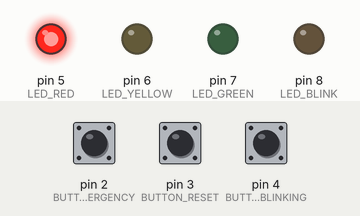
Simulated run of this program. Board: Arduino Uno, built with avr-gcc and run on an emulated ATmega328P. Parts: output pins drawn as LEDs (lit = HIGH). Dashed ring = blinking. Inputs (shaded band) come from the test bench; at power-on: pin 4 (BUTTON_BLINKING) HIGH, pin 2 (BUTTON_EMERGENCY) HIGH, pin 3 (BUTTON_RESET) HIGH.

Above: at 1.2 s.
1.3 s: pin 4 (BUTTON_BLINKING) pulled LOW for 0.15 s
At 2.25 s:
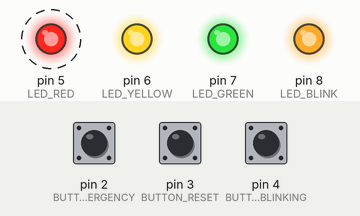
4.3 s: pin 4 (BUTTON_BLINKING) pulled LOW for 1 s
At 4.55 s:
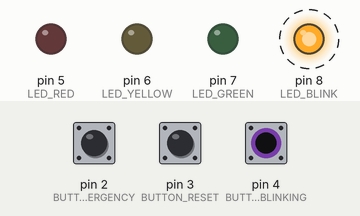
7.3 s: pin 2 (BUTTON_EMERGENCY) pulled LOW for 0.15 s
At 7.8 s:
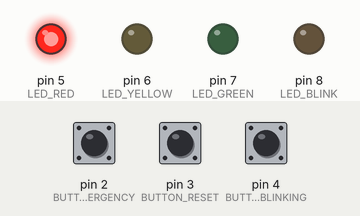
8.9 s: pin 2 (BUTTON_EMERGENCY) pulled LOW for 1 s
At 9.5 s:
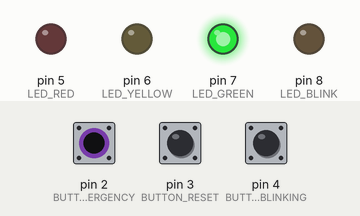
12.6 s: pin 2 (BUTTON_EMERGENCY) pulled LOW for 3.2 s
At 13.3 s:
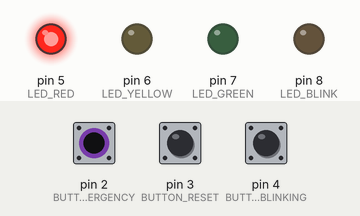
Timing chart, 0 to 15.6 s (numbered marks = the images above; inputs shaded):
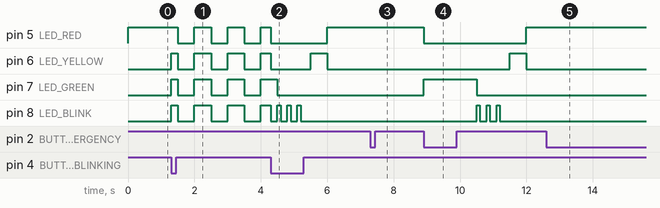

Measured:
- after the input at 1.3 s, pin 8 (LED_BLINK): LOW → HIGH at once, then repeats every 1.0 s: LOW 0.50 s, HIGH 0.50 s
- after the input at 4.3 s, pin 7 (LED_GREEN): goes on until 4.5 s, then stays LOW; pin 8 (LED_BLINK): alternates HIGH for 0.10 s and LOW for 0.20 s, 7 changes in all, then stays LOW, starting at once
- after the input at 7.3 s, pin 5 (LED_RED): stays HIGH (without the input it goes to LOW after 0.70 s); pin 6 (LED_YELLOW): stays LOW (without the input it goes to HIGH after 0.70 s); pin 7 (LED_GREEN): stays LOW (without the input it goes to HIGH after 1.2 s)
- after the input at 8.9 s, pin 5 (LED_RED): HIGH → LOW at once, → HIGH 3.1 s later; pin 6 (LED_YELLOW): LOW → HIGH after 2.6 s, → LOW 0.50 s later; pin 7 (LED_GREEN): LOW → HIGH at once, → LOW 1.6 s later; pin 8 (LED_BLINK): alternates HIGH for 0.10 s and LOW for 0.20 s, 6 changes in all, then stays LOW, starting after 1.6 s
- after the input at 12.6 s, pin 5 (LED_RED): stays HIGH (without the input it goes to LOW after 1.4 s); pin 6 (LED_YELLOW), pin 8 (LED_BLINK): stops changing and stays LOW; pin 7 (LED_GREEN): stays LOW (without the input it goes to HIGH after 1.9 s)
- by itself, pin 7 (LED_GREEN): repeats every 1.0 s: LOW 0.50 s, HIGH 0.50 s

The program:

main.cpp
```cpp
#include <Arduino.h>
#include <TaskScheduler.h>

// LED 핀 정의 (변경 없음)
#define LED_RED     5   // 빨간 LED
#define LED_YELLOW  6   // 노란 LED
#define LED_GREEN   7   // 초록 LED
#define LED_BLINK   8   // 깜빡임용 LED

// 버튼 핀 정의 (외부 인터럽트 핀 재배치)
// 기존: 시스템 OFF/ON 버튼 → 핀2, 비상 버튼 → 핀3
// → 변경: 비상 버튼을 핀2 (INT0)로, 시스템 OFF/ON 버튼을 핀3 (INT1)로 재배정합니다.
#define BUTTON_EMERGENCY 2  // 비상 모드: 외부 인터럽트 INT0 사용
#define BUTTON_RESET     3  // 시스템 OFF/ON 모드: 외부 인터럽트 INT1 사용
#define BUTTON_BLINKING  4  // 깜빡임 모드: 폴링 방식

// 모드 플래그 (ISR 또는 폴링에 의해 변경되므로 volatile)
volatile bool emergencyMode = false;  // true이면 비상 모드 (빨간 LED 전용)
volatile bool systemOffMode = false;  // true이면 시스템 OFF (모든 LED OFF)
volatile bool blinkingMode  = false;  // true이면 깜빡임 모드 (모든 LED 0.5초 주기 깜빡임)

// 외부 인터럽트 디바운스 (micros 단위)
const unsigned long debounceDelayMicro = 200000; // 200ms (200,000µs)
volatile unsigned long lastEmergencyInterruptTime = 0;
volatile unsigned long lastResetInterruptTime     = 0;

// 깜빡임 모드 버튼 (폴링) 디바운스 변수 (millis 단위)
unsigned long lastBlinkingDebounceTime = 0;
const unsigned long blinkingDebounceDelay = 50; // 50ms
int lastBlinkingButtonState = HIGH;  // 초기 상태는 내부 풀업으로 HIGH

// TaskScheduler 및 신호등 주기 관련
Scheduler runner;
const unsigned long cycleDuration = 6000;  // 6초 주기
unsigned long cycleStart = 0;

// 프로토타입 및 100ms 주기 태스크 등록
void updateTrafficLights();
Task trafficTask(100, TASK_FOREVER, &updateTrafficLights, &runner, true);

// ------------------- 외부 인터럽트 서비스 루틴 -------------------

// [비상 모드] — 버튼(비상) 연결: 디지털 핀 2 (INT0)
void emergencyISR() {
  unsigned long current = micros();
  if (current - lastEmergencyInterruptTime >= debounceDelayMicro) {
    emergencyMode = !emergencyMode;  // 모드 토글
    lastEmergencyInterruptTime = current;
  }
}

// [시스템 OFF/ON 모드] — 버튼(전체 전원 제어) 연결: 디지털 핀 3 (INT1)
void resetISR() {
  unsigned long current = micros();
  if (current - lastResetInterruptTime >= debounceDelayMicro) {
    systemOffMode = !systemOffMode;  // 모드 토글
    lastResetInterruptTime = current;
  }
}

// ------------------- 폴링 방식 깜빡임 모드 버튼 -------------------
void pollBlinkingButton() {
  int currentState = digitalRead(BUTTON_BLINKING);
  unsigned long currentTime = millis();
  if ((lastBlinkingButtonState == HIGH) && (currentState == LOW) &&
      (currentTime - lastBlinkingDebounceTime > blinkingDebounceDelay)) {
    blinkingMode = !blinkingMode;
    lastBlinkingDebounceTime = currentTime;
  }
  lastBlinkingButtonState = currentState;
}

// ------------------- setup() -------------------
void setup() {
  // LED 핀 출력 설정
  pinMode(LED_RED, OUTPUT);
  pinMode(LED_YELLOW, OUTPUT);
  pinMode(LED_GREEN, OUTPUT);
  pinMode(LED_BLINK, OUTPUT);

  // 모두 초기 OFF
  digitalWrite(LED_RED, LOW);
  digitalWrite(LED_YELLOW, LOW);
  digitalWrite(LED_GREEN, LOW);
  digitalWrite(LED_BLINK, LOW);

  // 버튼 핀 입력 (내부 풀업 활성화)
  pinMode(BUTTON_EMERGENCY, INPUT_PULLUP);
  pinMode(BUTTON_RESET, INPUT_PULLUP);
  pinMode(BUTTON_BLINKING, INPUT_PULLUP);

  // 외부 인터럽트 부착
  attachInterrupt(digitalPinToInterrupt(BUTTON_EMERGENCY), emergencyISR, FALLING);
  attachInterrupt(digitalPinToInterrupt(BUTTON_RESET), resetISR, FALLING);
  // 깜빡임 모드는 폴링으로 처리

  // 신호등 정상 동작 기준 시간 설정
  cycleStart = millis();
}

// ------------------- loop() -------------------
void loop() {
  runner.execute();      // 100ms마다 updateTrafficLights() 실행
  pollBlinkingButton();  // 깜빡임 버튼 폴링
}

// ------------------- 신호등 업데이트 함수 -------------------
// 우선순위: 시스템 OFF (최우선) > 비상 모드 > 깜빡임 모드 > 정상 동작
void updateTrafficLights() {
  // 1. 시스템 OFF 모드: 모든 LED OFF
  if (systemOffMode) {
    digitalWrite(LED_RED, LOW);
    digitalWrite(LED_YELLOW, LOW);
    digitalWrite(LED_GREEN, LOW);
    digitalWrite(LED_BLINK, LOW);
    return;
  }

  // 2. 비상 모드: 빨간 LED만 ON
  if (emergencyMode) {
    digitalWrite(LED_RED, HIGH);
    digitalWrite(LED_YELLOW, LOW);
    digitalWrite(LED_GREEN, LOW);
    digitalWrite(LED_BLINK, LOW);
    return;
  }

  // 3. 깜빡임 모드: 모든 LED가 0.5초 주기로 깜빡임
  if (blinkingMode) {
    bool blinkState = ((millis() / 500) % 2) == 0;
    digitalWrite(LED_RED,     blinkState ? HIGH : LOW);
    digitalWrite(LED_YELLOW,  blinkState ? HIGH : LOW);
    digitalWrite(LED_GREEN,   blinkState ? HIGH : LOW);
    digitalWrite(LED_BLINK,   blinkState ? HIGH : LOW);
    return;
  }

  // 4. 정상 동작: 순차 신호등 (총 6000ms)
  unsigned long now = millis();
  unsigned long elapsed = (now - cycleStart) % cycleDuration;

  // 우선 모든 LED OFF 후 신호에 따른 ON 처리
  digitalWrite(LED_RED, LOW);
  digitalWrite(LED_YELLOW, LOW);
  digitalWrite(LED_GREEN, LOW);
  digitalWrite(LED_BLINK, LOW);

  if (elapsed < 2000) {
    // 0 ~ 2000ms: 빨간 LED ON (2초)
    digitalWrite(LED_RED, HIGH);
  }
  else if (elapsed < 2500) {
    // 2000 ~ 2500ms: 노란 LED ON (0.5초)
    digitalWrite(LED_YELLOW, HIGH);
  }
  else if (elapsed < 4500) {
    // 2500 ~ 4500ms: 초록 LED ON (2초)
    digitalWrite(LED_GREEN, HIGH);
  }
  else if (elapsed < 5500) {
    // 4500 ~ 5500ms: 1초 동안 100ms 단위로 깜빡임 (tick 0,3,6일 때 LED_BLINK ON)
    int tick = (elapsed - 4500) / 100;
    if (tick == 0 || tick == 3 || tick == 6) {
      digitalWrite(LED_BLINK, HIGH);
    }
  }
  else {
    // 5500 ~ 6000ms: 노란 LED ON (0.5초)
    digitalWrite(LED_YELLOW, HIGH);
  }
}
```
